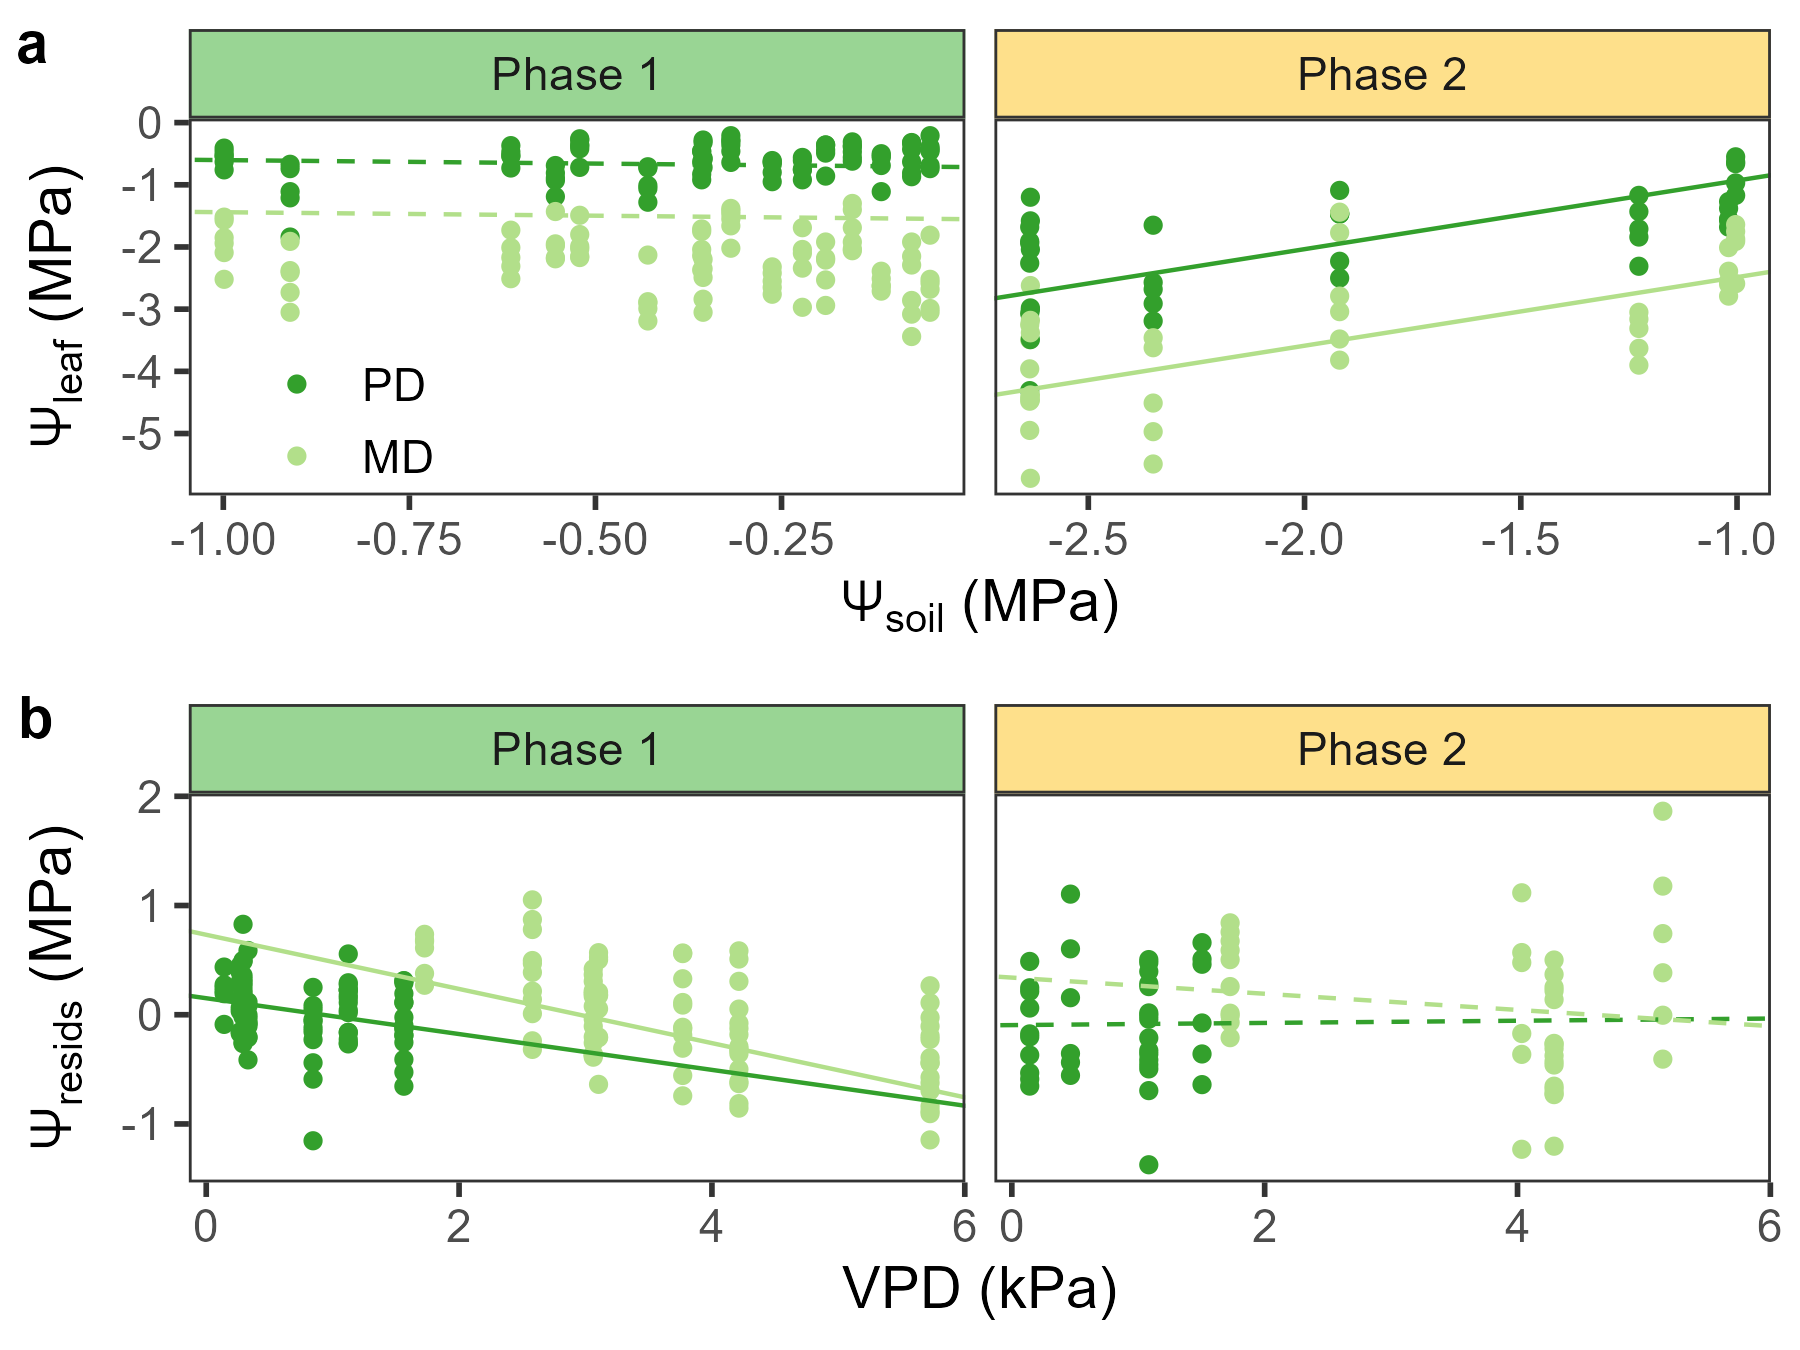

The R source for this figure:
# alternate Figure 5

# Uses threshold of SWP = -1 MPa to divide phases
# Residuals from SWP model to evaluate sensitivity to VPD

library(coda)
library(tidyverse)
library(broom.mixed)
library(RColorBrewer)
library(broom)
library(ggh4x)
library(cowplot)

# Load coda_params
load("scripts/mod4 - piecewise/coda/coda_params_mod1.Rdata")

# Summarize
param_sum <- tidyMCMC(coda_params,
                      conf.int = TRUE,
                      conf.method = "HPDinterval") %>%
  rename(pred.mean = estimate,
         pred.lower = conf.low,
         pred.upper = conf.high)

# Obtain posterior summary of changepoints
cps <- param_sum |> 
  filter(grepl("^mu\\.cp", term))
cp1 <- cps[1,]
cp2 <- cps[2,]
# Load S4 data
wp <- read_csv("data_clean/wp_rwc_long.csv") |> 
  filter(variable == "WP")

# Load VPD and SWP data
swp <- read_csv("data_clean/swp_daily_daytime.csv") |> 
  filter(period == "morn",
         date >= min(wp$date_col),
         date <= max(wp$date_col),
         depth == "0-10 cm",
         summer != "S3") |> 
  rename(trt_s = summer,
         SWP_1 = mean) |> 
  dplyr::select(-period, -sd, -depth)

vpd <- read_csv("data_clean/vpd_daily_daytime.csv") |> 
  filter(location == "inside",
         period %in% c("PD", "MD"),
         !is.na(mean)) |>  
  dplyr::select(-location, -sd) |> 
  mutate(period = case_when(period == "PD" ~ "predawn",
                            period == "MD" ~ "midday")) |> 
  rename(Dmean = mean)

vwc <- read_csv("data_clean/vwc_daily_daytime.csv") |>
  filter(period == "morn",
         date >= min(wp$date_col),
         date <= max(wp$date_col),
         depth == "0-12 cm",
         summer != "S3") |> 
  rename(trt_s = summer,
         VWC_1 = mean) |> 
  dplyr::select(-period, -sd, -depth)

# Combine data and classify into phases
wp_all <- wp |> 
  left_join(swp, by = join_by(date_col == date,
                              trt_s)) |> 
  left_join(vpd, by = join_by(date_col == date,
                              period)) |>
  left_join(vwc, by = join_by(date_col == date,
                              trt_s)) |>
  mutate(phase = case_when(SWP_1 >= -1 ~ "Phase 1",
                           SWP_1 < -1 ~ "Phase 2"),
         period2 = case_when(period == "predawn" ~ "PD",
                             period == "midday" ~ "MD") |> 
           factor(levels = c("PD", "MD")),
         Time = period2,
         Phase = case_when(phase == "Phase 1" ~ "1",
                           phase == "Phase 2" ~ "2"),
         VPD = Dmean,
         SWP = SWP_1)

#### Fit models ####

# Check random effects 
foo <- wp_all |>
  group_by(date_col, ID, plant) |>
  count() |>
  arrange(n)
head(foo)

# Fix mislabeled plant
wp_all2 <- wp_all |>
  mutate(plant = case_when(date_col == as.Date("2023-08-16") &
                             ID == "H3P6" &
                             period2 == "MD" ~ "D1",
                           .default = plant))
foo2 <- wp_all2 |>
  group_by(date_col, ID, plant) |>
  count() |>
  arrange(n)
head(foo2)

# Does the effect of SWP change by phase, depending on time of day?
# Random effect of plot, random effect of 
mr2 <- lme4::lmer(value ~ Time + SWP*Phase + (plant|ID), data = wp_all2)
summary(mr2)
# mm2 <- nlme::lme(value ~ Time + SWP*Phase, random = ~ plant|ID, data = wp_all2)
# summary(mm2)

# Calculate KR approximation of df 
vcovadj <- pbkrtest::vcovAdj(mr2)
alpha <- 0.05
digits <- 3
pval.digits <- 3
p.val.ub <- 0.001

model.fixed.effects2 <- lme4::fixef(mr2)
fixed.effects.contrasts2 <- diag(length(model.fixed.effects2)) # for each row, non-additive

model.fixef.results2 <- data.frame(parameter = as.character(rep(NA, length(model.fixed.effects2))),
                                   estimate = as.numeric(rep(NA, length(model.fixed.effects2))),
                                   ci = as.character(rep(NA, length(model.fixed.effects2))),
                                   den.df = as.numeric(rep(NA, length(model.fixed.effects2))),
                                   tstat = as.numeric(rep(NA, length(model.fixed.effects2))),
                                   pval = as.character(rep(NA, length(model.fixed.effects2))))
# Do linear hypothesis tests to isolate the effect of each parameter:
for(r in 1:length(model.fixed.effects2)) {
  contrast.mat <- matrix(fixed.effects.contrasts2[r, ], nrow = 1)
  df <- pbkrtest::get_Lb_ddf(mr2, contrast.mat)
  pt.est <- lme4::fixef(mr2) %*% t(contrast.mat)
  vcov.est <- contrast.mat %*% vcovadj %*% t(contrast.mat)
  sd.est <- sqrt(vcov.est)
  t.stat <- sqrt(as.numeric(pt.est %*% solve(vcov.est) %*% t(pt.est)))
  t.stat <- ifelse(pt.est < 0, -1*t.stat, t.stat)
  p.val <- 2*pt(abs(t.stat), df, lower.tail = F)
  model.fixef.results2[r, c("parameter", "ci", "pval")] <- c(names(model.fixed.effects2)[r],
                                                             paste0("(", round(pt.est - sd.est*qt(1 - alpha/2, df, lower.tail = T), digits),
                                                                    ", ", round(pt.est + sd.est*qt(1 - alpha/2, df, lower.tail = T), digits), ")"),
                                                             ifelse(round(p.val, pval.digits) == 0, p.val.ub, round(p.val, pval.digits)))
  model.fixef.results2[r, c("estimate", "den.df", "tstat")] <- round(c(pt.est, df, t.stat), digits)
}

# Test an additive version: four slopes and two intercepts
param.names <- c("Phase 1:PD", "Phase 1:MD", "Phase 1:SWP",
                 "Phase 2:PD", "Phase 2:MD", "Phase 2:SWP")
fixed.effects.contrasts2b <- matrix(c(1,0,0,0,0,
                                      0,1,0,0,0,
                                      0,0,1,0,0,
                                      1,0,0,1,0,
                                      1,1,0,1,0,
                                      0,0,1,0,1), ncol = 5, byrow = TRUE)
model.fixef.results2b <- data.frame(parameter = as.character(rep(NA, nrow(fixed.effects.contrasts2b))),
                                   estimate = as.numeric(rep(NA, nrow(fixed.effects.contrasts2b))),
                                   ci = as.character(rep(NA, nrow(fixed.effects.contrasts2b))),
                                   den.df = as.numeric(rep(NA, nrow(fixed.effects.contrasts2b))),
                                   tstat = as.numeric(rep(NA, nrow(fixed.effects.contrasts2b))),
                                   pval = as.character(rep(NA, nrow(fixed.effects.contrasts2b))))
for(r in 1:nrow(fixed.effects.contrasts2b)) {
  contrast.mat <- matrix(fixed.effects.contrasts2b[r, ], nrow = 1)
  df <- pbkrtest::get_Lb_ddf(mr2, contrast.mat)
  pt.est <- lme4::fixef(mr2) %*% t(contrast.mat)
  vcov.est <- contrast.mat %*% vcovadj %*% t(contrast.mat)
  sd.est <- sqrt(vcov.est)
  t.stat <- sqrt(as.numeric(pt.est %*% solve(vcov.est) %*% t(pt.est)))
  t.stat <- ifelse(pt.est < 0, -1*t.stat, t.stat)
  p.val <- 2*pt(abs(t.stat), df, lower.tail = F)
  model.fixef.results2b[r, c("parameter", "ci", "pval")] <- c(param.names[r],
                                                             paste0("(", round(pt.est - sd.est*qt(1 - alpha/2, df, lower.tail = T), digits),
                                                                    ", ", round(pt.est + sd.est*qt(1 - alpha/2, df, lower.tail = T), digits), ")"),
                                                             ifelse(round(p.val, pval.digits) == 0, p.val.ub, round(p.val, pval.digits)))
  model.fixef.results2b[r, c("estimate", "den.df", "tstat")] <- round(c(pt.est, df, t.stat), digits)
}
write_csv(model.fixef.results2b, "tables/SWP_cellmeans_KR.csv")

# Switch to plotable params
model.fixef.results2b <- read_csv("tables/SWP_cellmeans_KR.csv")

params2 <- model.fixef.results2b |>
  separate(parameter, into = c("phase", "term"), sep = ":") |>
  uncount(c(1,1,2,1,1,2)) |>
  mutate(type = case_when(term == "SWP" ~ "slope",
                          .default = "intercept"),
         term = rep(c("PD", "MD"), 4),
         sig = ifelse(pval < 0.05, TRUE, FALSE),
         sig = ifelse(type == "slope", sig, NA)) |>
  rename(Time = term) |>
  mutate(Time = factor(Time, levels = c("PD", "MD"))) |>
  select(-ci, -den.df, -tstat, -pval) |>
  pivot_wider(names_from = type, 
              values_from = c(estimate, sig)) |>
  select(-sig_intercept) |>
  rename(sig = sig_slope, intercept = estimate_intercept, slope = estimate_slope)


#### Do the residuals of the SWP model (mm2) vary by VPD? ####
wp_all2$wp_resids <- resid(mr2)

# Fit model
mr3 <- lme4::lmer(wp_resids ~ Time*VPD + VPD*Phase + Time*Phase + (plant|ID), 
                 data = wp_all2)

# Calculate KR approximation of df 
vcovadj <- pbkrtest::vcovAdj(mr3)
alpha <- 0.05
digits <- 3
pval.digits <- 3
p.val.ub <- 0.001

model.fixed.effects3 <- lme4::fixef(mr3)
fixed.effects.contrasts3 <- diag(length(model.fixed.effects3)) # for each row, non-additive

model.fixef.results3 <- data.frame(parameter = as.character(rep(NA, length(model.fixed.effects3))),
                                   estimate = as.numeric(rep(NA, length(model.fixed.effects3))),
                                   ci = as.character(rep(NA, length(model.fixed.effects3))),
                                   den.df = as.numeric(rep(NA, length(model.fixed.effects3))),
                                   tstat = as.numeric(rep(NA, length(model.fixed.effects3))),
                                   pval = as.character(rep(NA, length(model.fixed.effects3))))
# Do linear hypothesis tests to isolate the effect of each parameter:
for(r in 1:length(model.fixed.effects3)) {
  contrast.mat <- matrix(fixed.effects.contrasts3[r, ], nrow = 1)
  df <- pbkrtest::get_Lb_ddf(mr3, contrast.mat)
  pt.est <- lme4::fixef(mr3) %*% t(contrast.mat)
  vcov.est <- contrast.mat %*% vcovadj %*% t(contrast.mat)
  sd.est <- sqrt(vcov.est)
  t.stat <- sqrt(as.numeric(pt.est %*% solve(vcov.est) %*% t(pt.est)))
  t.stat <- ifelse(pt.est < 0, -1*t.stat, t.stat)
  p.val <- 2*pt(abs(t.stat), df, lower.tail = F)
  model.fixef.results3[r, c("parameter", "ci", "pval")] <- c(names(model.fixed.effects3)[r],
                                                             paste0("(", round(pt.est - sd.est*qt(1 - alpha/2, df, lower.tail = T), digits),
                                                                    ", ", round(pt.est + sd.est*qt(1 - alpha/2, df, lower.tail = T), digits), ")"),
                                                             ifelse(round(p.val, pval.digits) == 0, p.val.ub, round(p.val, pval.digits)))
  model.fixef.results3[r, c("estimate", "den.df", "tstat")] <- round(c(pt.est, df, t.stat), digits)
}

# Test an additive version: four slopes and two intercepts
param.names <- c("Phase 1:PD", "Phase 1:MD", "Phase 1:PD:VPD", "Phase 1:MD:VPD",
                 "Phase 2:PD", "Phase 2:MD", "Phase 2:PD:VPD", "Phase 2:MD:VPD")
fixed.effects.contrasts3b <- matrix(c(1,0,0,0,0,0,0,
                                      0,1,0,0,0,0,0,
                                      0,0,1,0,0,0,0,
                                      0,0,1,0,1,0,0,
                                      1,0,0,1,0,0,0,
                                      1,1,0,1,0,0,1,
                                      0,0,1,0,0,1,0,
                                      0,0,1,0,1,1,0), ncol = 7, byrow = TRUE)
model.fixef.results3b <- data.frame(parameter = as.character(rep(NA, nrow(fixed.effects.contrasts3b))),
                                    estimate = as.numeric(rep(NA, nrow(fixed.effects.contrasts3b))),
                                    ci = as.character(rep(NA, nrow(fixed.effects.contrasts3b))),
                                    den.df = as.numeric(rep(NA, nrow(fixed.effects.contrasts3b))),
                                    tstat = as.numeric(rep(NA, nrow(fixed.effects.contrasts3b))),
                                    pval = as.character(rep(NA, nrow(fixed.effects.contrasts3b))))
for(r in 1:nrow(fixed.effects.contrasts3b)) {
  contrast.mat <- matrix(fixed.effects.contrasts3b[r, ], nrow = 1)
  df <- pbkrtest::get_Lb_ddf(mr3, contrast.mat)
  pt.est <- lme4::fixef(mr3) %*% t(contrast.mat)
  vcov.est <- contrast.mat %*% vcovadj %*% t(contrast.mat)
  sd.est <- sqrt(vcov.est)
  t.stat <- sqrt(as.numeric(pt.est %*% solve(vcov.est) %*% t(pt.est)))
  t.stat <- ifelse(pt.est < 0, -1*t.stat, t.stat)
  p.val <- 2*pt(abs(t.stat), df, lower.tail = F)
  model.fixef.results3b[r, c("parameter", "ci", "pval")] <- c(param.names[r],
                                                              paste0("(", round(pt.est - sd.est*qt(1 - alpha/2, df, lower.tail = T), digits),
                                                                     ", ", round(pt.est + sd.est*qt(1 - alpha/2, df, lower.tail = T), digits), ")"),
                                                              ifelse(round(p.val, pval.digits) == 0, p.val.ub, round(p.val, pval.digits)))
  model.fixef.results3b[r, c("estimate", "den.df", "tstat")] <- round(c(pt.est, df, t.stat), digits)
}

write_csv(model.fixef.results3b, "tables/VPD_cellmeans_KR.csv")

# Switch to plotable params
model.fixef.results3b <- read_csv("tables/VPD_cellmeans_KR.csv")

params3 <-
  model.fixef.results3b |>
  separate(parameter, into = c("phase", "Time", "type"), sep = ":") |>
  mutate(type = case_when(type == "VPD" ~ "slope",
                          .default = "intercept"),
         sig = ifelse(pval < 0.05, TRUE, FALSE),
         sig = ifelse(type == "slope", sig, NA),
         Time = factor(Time, levels = c("PD", "MD"))) |>
  select(-ci, -den.df, -tstat, -pval) |>
  pivot_wider(names_from = type, 
              values_from = c(estimate, sig)) |>
  select(-sig_intercept) |>
  rename(sig = sig_slope, intercept = estimate_intercept, slope = estimate_slope)

#### Make plot ####

cols_gn <- brewer.pal(4, "Paired")
# display.brewer.pal(4, "Paired")

cols_div <- brewer.pal(7, "Spectral")
# display.brewer.pal(7, "Spectral")

labs <- c(lapply(c("PD", "MD"), function(i) bquote(Psi[.(i)])))
strip <- strip_themed(background_x = elem_list_rect(fill = c(cols_div[c(6,3)])))

fig5a <-
  wp_all2 |> 
  ggplot() +
  geom_point(aes(x = SWP, y = value, color = Time)) +
  geom_abline(data = params2,
              aes(slope = -slope, intercept = intercept,
                  color = Time,
                  lty = sig)) +
  # geom_text(data = lab1,
  #           aes(x = -1, y = -5.5, label = label),
  #           parse = TRUE,
  #           hjust = 0) +
  scale_y_continuous(expression(paste(Psi[leaf], " (MPa)"))) +
  scale_x_reverse(expression(paste(Psi[soil], " (MPa)"))) +
  scale_color_manual(values = cols_gn[4:3], 
                     label = c("PD", "MD")) +
  scale_linetype_manual(values = c("dashed", "solid")) +  
  facet_wrap2(~phase, strip = strip, scales = "free_x") +
  theme_bw(base_size = 14) +
  theme(panel.grid = element_blank(),
        legend.title = element_blank(),
        legend.position = c(0.1, 0.2),
        legend.background = element_blank()) +
  guides(color = guide_legend(override.aes = list(linetype = c(0, 0))),
         linetype = "none")

fig5b <-
  wp_all2 |> 
  ggplot() +
  geom_point(aes(x = VPD, y = wp_resids, color = Time)) +
  geom_abline(data = params3,
              aes(slope = slope, intercept = intercept,
                  color = Time,
                  lty = sig)) +
  # geom_text(data = lab1,
  #           aes(x = -1, y = -5.5, label = label),
  #           parse = TRUE,
  #           hjust = 0) +
  scale_y_continuous(expression(paste(Psi[resids], " (MPa)"))) +
  scale_x_continuous("VPD (kPa)") +
  scale_color_manual(values = cols_gn[4:3]) +
  scale_linetype_manual(values = c("dashed", "solid")) +  
  facet_wrap2(~phase, strip = strip) +
  theme_bw(base_size = 14) +
  theme(panel.grid = element_blank(),
        legend.title = element_blank(),
        legend.position = c(0.1, 0.4),
        legend.background = element_blank()) +
  guides(color = "none",
         linetype = "none")

fig5 <- plot_grid(fig5a, fig5b, 
                  ncol = 1,
                  align = "v",
                  labels = "auto")

ggsave(filename = "fig_scripts/round2/fig5.png",
       plot = fig5,
       height = 4.5,
       width = 6,
       units = "in")  

